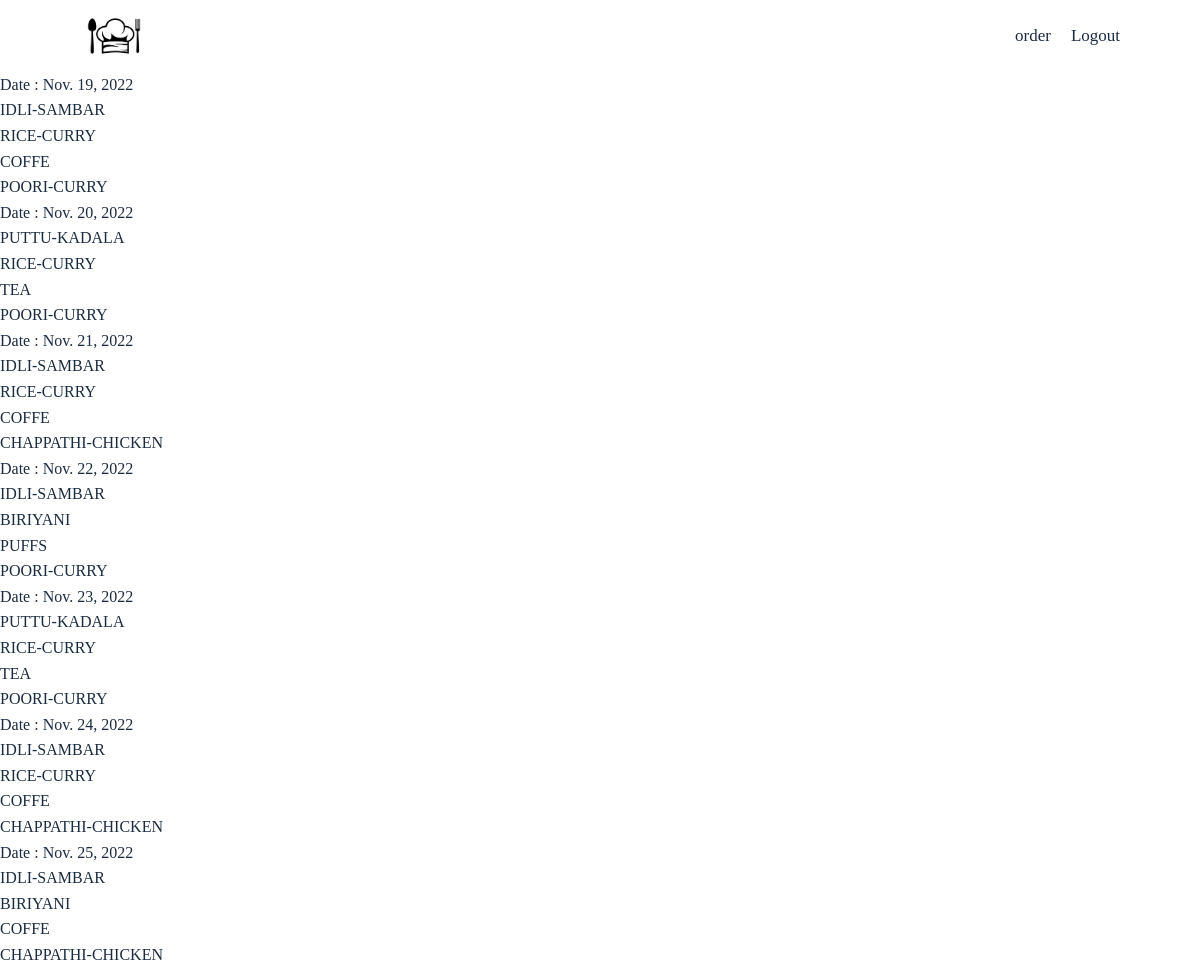
Screenshot of / (signed in) with the database file from the repository.
### posts/models.py (models this page shows)
class SelectedFood(models.Model):
    BREAKFAST = (
        ('IDLI-SAMBAR', 'Idli-Sambar'),
        ('PUTTU-KADALA', 'Puttu-Kadala'),
        ('APPAM-STEW', 'Appam-Stew'),
    )
    LUNCH = (
        ('BIRIYANI', 'Biriyani'),
        ('RICE-CURRY', 'Rice-curry'),
        ('KANJI', 'Kanjis'),
    )
    SNACKS = (
        ('TEA', 'Tea'),
        ('COFFE', 'Coffe'),
        ('PUFFS', 'Puffs'),
    )
    SUPPER = (
        ('CHAPPATHI-CHICKEN', 'Chappathi-Chicken'),
        ('POORI-CURRY', 'Poori-Curry'),
        ('MASALA-DOSA', 'Masala Dosa'),
    )
    breakfast1 = models.CharField(choices=BREAKFAST,max_length=64)
    lunch1 = models.CharField(choices=LUNCH, max_length=64)
    snacks1 = models.CharField(choices=SNACKS, max_length=64)
    supper1 = models.CharField(choices=SUPPER, max_length=64)
    date1 = models.DateField()
    breakfast2 = models.CharField(choices=BREAKFAST,max_length=64)
    lunch2 = models.CharField(choices=LUNCH, max_length=64)
    snacks2 = models.CharField(choices=SNACKS, max_length=64)
    supper2 = models.CharField(choices=SUPPER, max_length=64)
    date2 = models.DateField()
    breakfast3 = models.CharField(choices=BREAKFAST,max_length=64)
    lunch3 = models.CharField(choices=LUNCH, max_length=64)
    snacks3 = models.CharField(choices=SNACKS, max_length=64)
    supper3 = models.CharField(choices=SUPPER, max_length=64)
    date3 = models.DateField()
    breakfast4 = models.CharField(choices=BREAKFAST,max_length=64)
    lunch4 = models.CharField(choices=LUNCH, max_length=64)
    snacks4 = models.CharField(choices=SNACKS, max_length=64)
    supper4 = models.CharField(choices=SUPPER, max_length=64)
    date4 = models.DateField()
    breakfast5 = models.CharField(choices=BREAKFAST,max_length=64)
    lunch5 = models.CharField(choices=LUNCH, max_length=64)
    snacks5 = models.CharField(choices=SNACKS, max_length=64)
    supper5 = models.CharField(choices=SUPPER, max_length=64)
    date5 = models.DateField()
    breakfast6 = models.CharField(choices=BREAKFAST,max_length=64)
    lunch6 = models.CharField(choices=LUNCH, max_length=64)
    snacks6 = models.CharField(choices=SNACKS, max_length=64)
    supper6 = models.CharField(choices=SUPPER, max_length=64)
    date6 = models.DateField()
    breakfast7 = models.CharField(choices=BREAKFAST,max_length=64)
    lunch7 = models.CharField(choices=LUNCH, max_length=64)
    snacks7 = models.CharField(choices=SNACKS, max_length=64)
    supper7 = models.CharField(choices=SUPPER, max_length=64)
    date7 = models.DateField()
    student = models.ForeignKey('posts.Students', on_delete=models.CASCADE)
    class Meta:
        verbose_name = "Selected Food"
        verbose_name_plural = "Selected Food"
    def __str__(self):
        return str(self.student)

### web/views.py (the view)
# urls.py: path('', views.index, name="index"),
def index(request):
    print(request.user.username)
    if (request.user.username == "admin"):
        students = Students.objects.all()
        context = {
            "title" : "Home Page",
            "students": students
        }
        return render(request, 'web/index.html',context=context)
    else:
        if (request.user.is_authenticated):
            if SelectedFood.objects.filter(student__user = request.user):
                order = SelectedFood.objects.get(student__user = request.user)
                print(order)
                context = {
                    "title" : "Home Page",
                    "orders":order,
                }
            else:
                context = {
                    "title" : "Home Page",
                }
        else:
            context = {
                "title" : "Home Page",
            }
        return render(request, 'web/index2.html',context=context)

### posts/models.py (called while the page is built)
    def __str__(self):
        return str(self.user)

### templates/web/index2.html (shortened to what this page needs)
<!DOCTYPE html>
<html lang="en">
<head>
    {% load static %}
    <link rel="stylesheet" href="{% static '../../static/css/style.css' %}">
</head>
<body>
    <section class="wrapper">
        <header>
            <div class="left">
                <img src="{% static '../../static/images/logo.png' %}" alt="image">
            </div>
            <div class="right">
                <ul>
                    <li>
                        <a href="{% url 'posts:order' %}">order</a>
                    </li>
                    {% if request.user.is_authenticated %}
                    <li>
                        <a href="{% url 'users:logout' %}">Logout</a>
                    </li>
                    {% else %}
                    <li>
                        <a href="{% url 'users:login' %}">Login</a>
                    </li>
                    {% endif %}
                </ul>
            </div>
        </header>
    </section>
    <section>
        <div>
            {% if orders %}
                <p>Date : {{orders.date1}} </p>
                <p>{{orders.breakfast1}}</p>
                <p>{{orders.lunch1}}</p>
                <p>{{orders.snacks1}}</p>
                <p>{{orders.supper1}}</p>
                <p>Date : {{orders.date2}} </p>
                <p>{{orders.breakfast2}}</p>
                <p>{{orders.lunch2}}</p>
                <p>{{orders.snacks2}}</p>
                <p>{{orders.supper2}}</p>
                <p>Date : {{orders.date3}} </p>
                <p>{{orders.breakfast3}}</p>
                <p>{{orders.lunch3}}</p>
                <p>{{orders.snacks3}}</p>
                <p>{{orders.supper3}}</p>
                <p>Date : {{orders.date4}} </p>
                <p>{{orders.breakfast4}}</p>
                <p>{{orders.lunch4}}</p>
                <p>{{orders.snacks4}}</p>
                <p>{{orders.supper4}}</p>
                <p>Date : {{orders.date5}} </p>
                <p>{{orders.breakfast5}}</p>
                <p>{{orders.lunch5}}</p>
                <p>{{orders.snacks5}}</p>
                <p>{{orders.supper5}}</p>
                <p>Date : {{orders.date6}} </p>
                <p>{{orders.breakfast6}}</p>
                <p>{{orders.lunch6}}</p>
                <p>{{orders.snacks6}}</p>
                <p>{{orders.supper6}}</p>
                <p>Date : {{orders.date7}} </p>
                <p>{{orders.breakfast7}}</p>
                <p>{{orders.lunch7}}</p>
                <p>{{orders.snacks7}}</p>
                <p>{{orders.supper7}}</p>
            {% endif %}
        </div>
    </section>
</body>
</html>

### static/css/style.css (style rules this page uses)
* { margin: 0; padding: 0; border: 0; vertical-align: baseline; background: transparent; font-weight: normal; text-decoration: none; outline: none; -webkit-box-sizing: border-box; -moz-box-sizing: border-box; box-sizing: border-box; font-family: "Gordita Regular"; }
ol, ul { list-style: none; }
body { font-size: 17px; color: #1c2c40; overflow-x: hidden; min-width: 320px; font-weight: 400; }
a { color: #1c2c40; }
p { line-height: 1.6em; font-size: 16px; font-weight: 400; }
.wrapper { width: 90%; margin: 0 auto; max-width: 1500px; }
header { display: flex; justify-content: space-between; align-items: center; }
header div.left { display: flex; width: 10%; }
header div.left img { width: 100%; display: block; }
header div.right { display: flex; }
header div.right ul { display: flex; justify-content: space-between; }
header div.right ul li { margin-right: 20px; }

### rows the page displays
SelectedFood: date1 "Nov. 19, 2022", breakfast1 "IDLI-SAMBAR", lunch1 "RICE-CURRY", snacks1 "COFFE", supper1 "POORI-CURRY", date2 "Nov. 20, 2022", breakfast2 "PUTTU-KADALA", lunch2 "RICE-CURRY", snacks2 "TEA", supper2 "POORI-CURRY", date3 "Nov. 21, 2022", breakfast3 "IDLI-SAMBAR", lunch3 "RICE-CURRY", snacks3 "COFFE", supper3 "CHAPPATHI-CHICKEN", date4 "Nov. 22, 2022", breakfast4 "IDLI-SAMBAR", lunch4 "BIRIYANI", snacks4 "PUFFS", supper4 "POORI-CURRY", date5 "Nov. 23, 2022", breakfast5 "PUTTU-KADALA", lunch5 "RICE-CURRY", snacks5 "TEA", supper5 "POORI-CURRY", date6 "Nov. 24, 2022", breakfast6 "IDLI-SAMBAR", lunch6 "RICE-CURRY", snacks6 "COFFE", supper6 "CHAPPATHI-CHICKEN", date7 "Nov. 25, 2022", breakfast7 "IDLI-SAMBAR", lunch7 "BIRIYANI", snacks7 "COFFE", supper7 "CHAPPATHI-CHICKEN"
